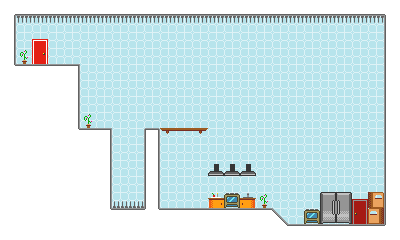

Rendered tile map (Tiled .tmx) drawn with the repository's tilesets; below, a short description and the map source with its tile grids summarised:
An orthogonal 25x15 tile map with 16x16 px tiles, 4 tile layers (background, collidables, furniture, decoratives) and 7 objects (3x saw, 2x spikes, player, exit).

<map version="1.0" orientation="orthogonal" renderorder="right-down" width="25" height="15" tilewidth="16" tileheight="16" nextobjectid="15">
 <tileset firstgid="1" name="ld-32" tilewidth="16" tileheight="16">
  <image source="../images/ld-32.png" width="128" height="96" />
 </tileset>
 <layer name="background" width="25" height="15">
  <data>[375 cells, 375 non-empty, 1 distinct tile ids]</data>
 </layer>
 <layer name="collidables" width="25" height="15">
  <data>[375 cells, 157 non-empty, 12 distinct tile ids]</data>
 </layer>
 <layer name="furniture" width="25" height="15">
  <data>[375 cells, 40 non-empty, 10 distinct tile ids]</data>
 </layer>
 <layer name="decoratives" width="25" height="15">
  <data>[375 cells, 5 non-empty, 3 distinct tile ids]</data>
 </layer>
 <objectgroup color="#ff0010" name="objects">
  <object id="3" name="player" type="player" x="344" y="204" width="16" height="20" />
  <object id="7" name="exit" type="exit" x="32" y="36" width="16" height="28" />
  <object id="10" type="spikes" x="16" y="16" width="368" height="8" />
  <object id="11" type="spikes" x="112" y="200" width="32" height="8" />
  <object id="12" type="saw" x="208" y="120" width="16" height="16">
   <properties>
    <property name="loop" value="false" />
    <property name="xVelocity" value="0" />
    <property name="yVelocity" value="0" />
   </properties>
  </object>
  <object id="13" type="saw" x="225" y="120" width="16" height="16">
   <properties>
    <property name="loop" value="false" />
    <property name="xVelocity" value="0" />
    <property name="yVelocity" value="0" />
   </properties>
  </object>
  <object id="14" type="saw" x="242" y="120" width="16" height="16">
   <properties>
    <property name="loop" value="false" />
    <property name="xVelocity" value="0" />
    <property name="yVelocity" value="0" />
   </properties>
  </object>
 </objectgroup>
</map>
